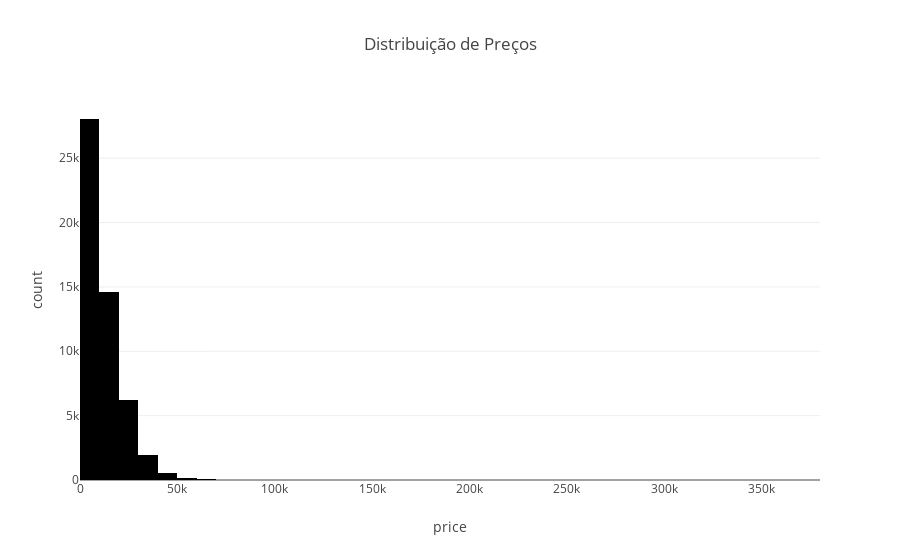

The notebook cell saved with this chart:
### Code cell
px.histogram(df, x='price', nbins=50, title='Distribuição de Preços')

### Figure 1 — Plotly figure (JSON) as saved in the notebook; plotly's stock layout.template omitted (floating-point values rounded to 4 significant figures; data arrays with more than 128 entries replaced by an {"elided": "..."} marker saying what was removed)
{"data": [{"bingroup": "x", "hovertemplate": "price=%{x}<br>count=%{y}<extra></extra>", "legendgroup": "", "marker": {"color": "#000001", "pattern": {"shape": ""}}, "name": "", "nbinsx": 50, "orientation": "v", "showlegend": false, "type": "histogram", "x": {"elided": "51525 int values"}, "xaxis": "x", "yaxis": "y"}], "layout": {"barmode": "relative", "legend": {"tracegroupgap": 0}, "title": {"text": "Distribuição de Preços"}, "xaxis": {"anchor": "y", "domain": [0, 1], "title": {"text": "price"}}, "yaxis": {"anchor": "x", "domain": [0, 1], "title": {"text": "count"}}}}
